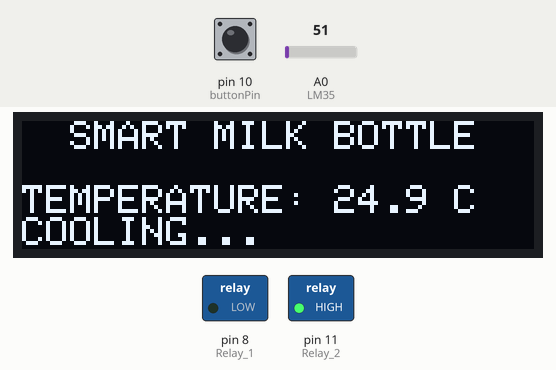
Simulated run of this sketch. Board: Arduino Uno, built with avr-gcc and run on an emulated ATmega328P. Parts: 128×32 one-colour display, switched loads named in the sketch (green lamp = pin HIGH). The test bench sets the inputs (shaded band); at power-on: pin 10 (buttonPin) HIGH, A0 (LM35) = 51. The display library's start-up logo is not drawn.

Above: at 5.2 s.
5.3 s: pin 10 (buttonPin) pulled LOW for 0.15 s
At 7.2 s:
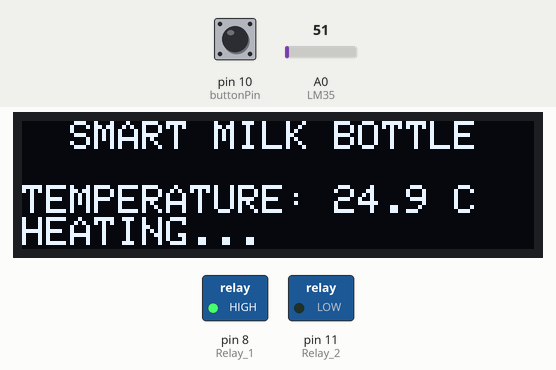
7.5 s: pin 10 (buttonPin) pulled LOW for 1 s
At 7.85 s:
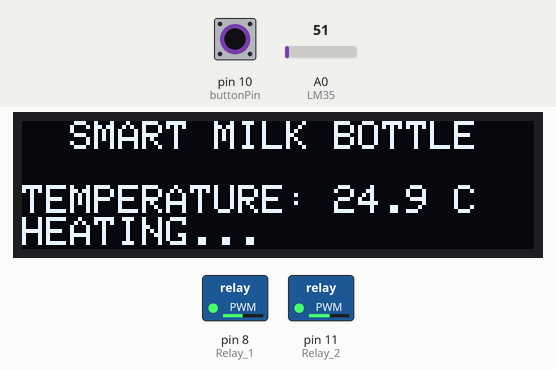
10.0 s: A0 (LM35) set to 61
At 11.2 s:
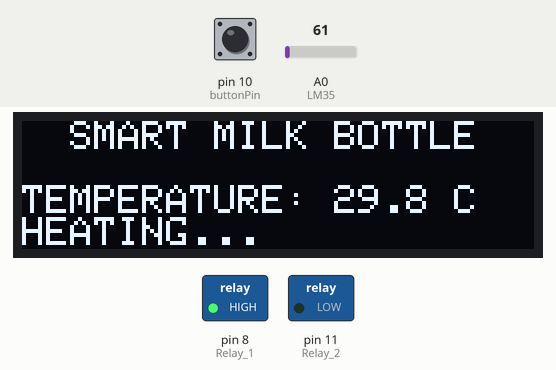
11.5 s: pin 10 (buttonPin) pulled LOW for 0.15 s
At 13.0 s:
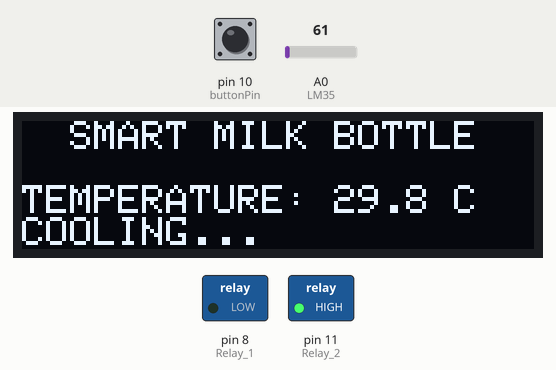
13.5 s: A0 (LM35) set to 71
At 14.6 s:
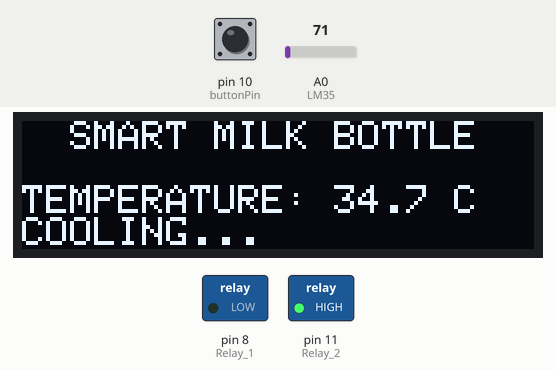
15.5 s: pin 10 (buttonPin) pulled LOW for 3.2 s
Timing chart, 0 to 20.3 s (numbered marks = the images above; inputs shaded):
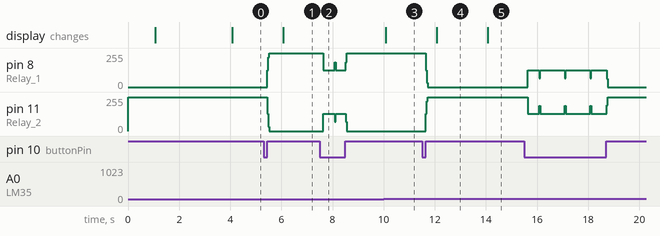

The sketch:

MilkPreserver.ino
```cpp
#include <SPI.h>
#include <Wire.h>
#include <Adafruit_GFX.h>
#include <Adafruit_SSD1306.h>

#define WIRE Wire

const int buttonPin = 10;   // Pin connected to the push button
const int Relay_1 = 8;      // Pin connected to the first Relay
const int Relay_2 = 11;     // Pin connected to the second Relay
int LM35 = A0;

int RelayState1 = LOW;       // Initial state of the first Relay (OFF)
int RelayState2 = HIGH;      // Initial state of the second Relay (ON)

int lastButtonState = LOW;   // Previous state of the push button
unsigned long lastDebounceTime = 0;  // Last time the button state was toggled
unsigned long debounceDelay = 100;    // Debounce time (milliseconds)

unsigned long timerStartTime = 0; // Time when the timer started
unsigned long timerDuration = 120000; // 2 minutes in milliseconds

unsigned long lastTemperatureUpdate = 0; // Time of the last temperature update
unsigned long temperatureUpdateInterval = 1000; // Refresh temperature every 1 second

Adafruit_SSD1306 display(128, 32, &Wire);

void setup() {
  Serial.begin(9600);
  pinMode(buttonPin, INPUT_PULLUP); // Enable internal pull-up resistor on the button pin
  pinMode(Relay_1, OUTPUT);
  pinMode(Relay_2, OUTPUT);

  digitalWrite(Relay_1, RelayState1);  // Initialize Relays
  digitalWrite(Relay_2, RelayState2);

  display.begin(SSD1306_SWITCHCAPVCC, 0x3C);
  display.display();
  delay(1000);
  display.clearDisplay();
  display.setTextSize(1);
  display.setTextColor(SSD1306_WHITE);
  display.setCursor(6, 1);
  display.println("      SYSTEM");
  display.println("\n   INITIALIZATION");
  display.setCursor(0, 0);
  display.display();
  delay(3000);
}

void loop() {
  unsigned long currentMillis = millis();
  int reading = digitalRead(buttonPin);

  // Check if the button state has changed and debounce it
  if (reading != lastButtonState) {
    lastDebounceTime = currentMillis;
  }

  // If the button state has been stable for the debounce delay, update the Relay states
  if (currentMillis - lastDebounceTime >= debounceDelay) {
    if (reading == LOW) {
      RelayState1 = !RelayState1;
      RelayState2 = !RelayState2;

      // If RelayState1 is LOW (Heating), start the timer
      if (RelayState1 == LOW) {
        timerStartTime = currentMillis;
      }
      digitalWrite(Relay_1, RelayState1);
      digitalWrite(Relay_2, RelayState2);
    }
  }

  lastButtonState = reading;

  // Check if the timer is active and elapsed
  if (RelayState1 == LOW && currentMillis - timerStartTime >= timerDuration) {
    // Timer has elapsed, return to Cooling state
    RelayState1 = HIGH;
    RelayState2 = LOW;
    digitalWrite(Relay_1, RelayState1);
    digitalWrite(Relay_2, RelayState2);
  }
    // Update temperature display only once per second
  if (currentMillis - lastTemperatureUpdate >= temperatureUpdateInterval) {
    int sensorValue = analogRead(LM35);
    float voltage = sensorValue * (5.0 / 1024.0);
    float temperatureC = voltage * 100;
    //temperatureC = temperatureC - 470;

    // Update the display based on the Relay state
    display.clearDisplay();
    display.setCursor(0, 0);
    display.print("  SMART MILK BOTTLE\n");
    display.println("\nTEMPERATURE: " + String(temperatureC, 1) + " C");

    if (RelayState1 == HIGH) {
      display.println("HEATING...");
    } else {
      display.println("COOLING...");
    }

    display.display();

    lastTemperatureUpdate = currentMillis; // Update the last update time
  }

}
```

Measured:
- after the input at 5.3 s, pin 8 (Relay_1): 0/255 → 255/255 after 0.14 s; pin 11 (Relay_2): 255/255 → 0/255 after 0.14 s; the display: changes after 0.78 s (image 1)
- after the input at 7.5 s, pin 8 (Relay_1): 255/255 → 124/255 after 0.14 s, → 127/255 0.44 s later, → 255/255 0.44 s later; pin 11 (Relay_2): 0/255 → 131/255 after 0.14 s, → 128/255 0.44 s later, → 0/255 0.44 s later
- after the input at 10.0 s, the display: changes after 0.08 s (image 3)
- after the input at 11.5 s, pin 8 (Relay_1): 255/255 → 0/255 after 0.14 s; pin 11 (Relay_2): 0/255 → 255/255 after 0.14 s; the display: changes after 0.58 s (image 4)
- after the input at 13.5 s, the display: changes after 0.58 s (image 5)
